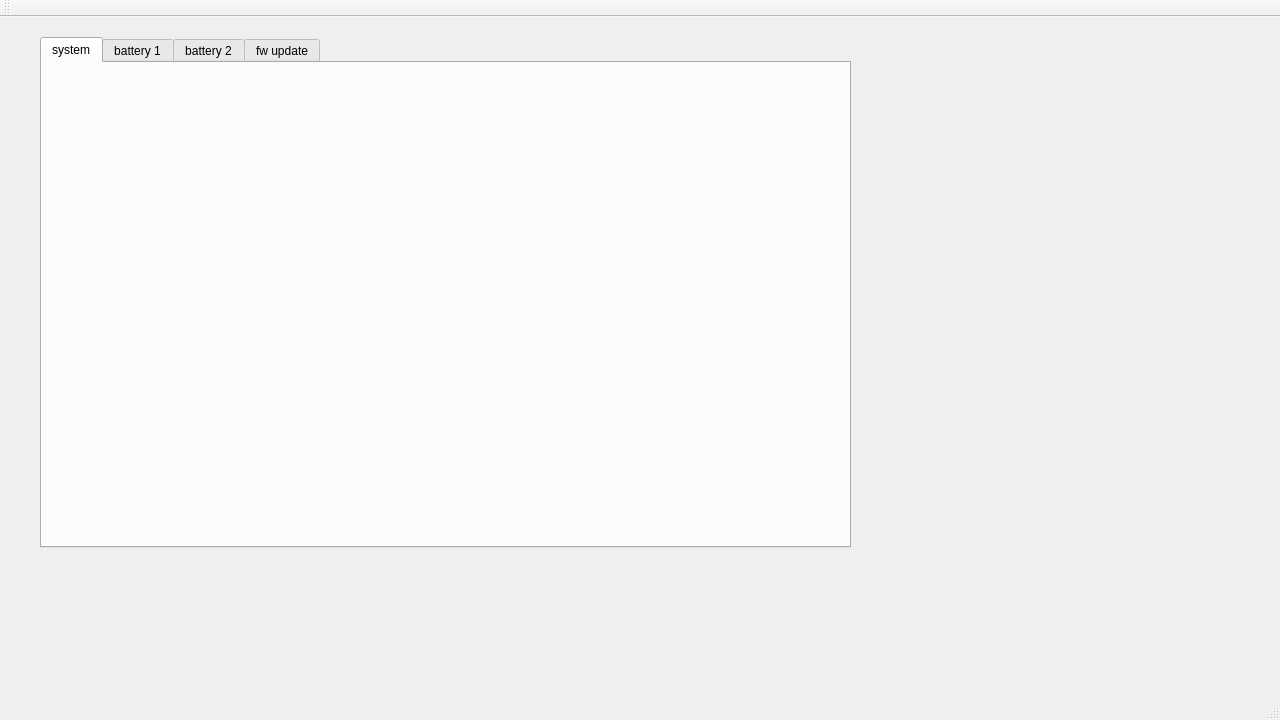
<?xml version="1.0" encoding="UTF-8"?>
<ui version="4.0">
 <class>MainWindow</class>
 <widget class="QMainWindow" name="MainWindow">
  <property name="geometry">
   <rect>
    <x>0</x>
    <y>0</y>
    <width>1280</width>
    <height>720</height>
   </rect>
  </property>
  <property name="windowTitle">
   <string>MainWindow</string>
  </property>
  <widget class="QWidget" name="centralWidget">
   <widget class="QTabWidget" name="tabwidget">
    <property name="geometry">
     <rect>
      <x>40</x>
      <y>20</y>
      <width>811</width>
      <height>511</height>
     </rect>
    </property>
    <property name="toolTip">
     <string>&lt;html&gt;&lt;head/&gt;&lt;body&gt;&lt;p&gt;&lt;br/&gt;&lt;/p&gt;&lt;/body&gt;&lt;/html&gt;</string>
    </property>
    <property name="currentIndex">
     <number>0</number>
    </property>
    <widget class="QWidget" name="tab">
     <attribute name="title">
      <string>system</string>
     </attribute>
    </widget>
    <widget class="QWidget" name="tab_2">
     <attribute name="title">
      <string>battery 1</string>
     </attribute>
    </widget>
    <widget class="QWidget" name="tab_3">
     <attribute name="title">
      <string>battery 2</string>
     </attribute>
    </widget>
    <widget class="QWidget" name="tab_4">
     <attribute name="title">
      <string>fw update</string>
     </attribute>
    </widget>
   </widget>
  </widget>
  <widget class="QMenuBar" name="menuBar">
   <property name="geometry">
    <rect>
     <x>0</x>
     <y>0</y>
     <width>1280</width>
     <height>22</height>
    </rect>
   </property>
  </widget>
  <widget class="QToolBar" name="mainToolBar">
   <attribute name="toolBarArea">
    <enum>TopToolBarArea</enum>
   </attribute>
   <attribute name="toolBarBreak">
    <bool>false</bool>
   </attribute>
  </widget>
  <widget class="QStatusBar" name="statusBar"/>
 </widget>
 <layoutdefault spacing="6" margin="11"/>
 <resources/>
 <connections/>
</ui>
